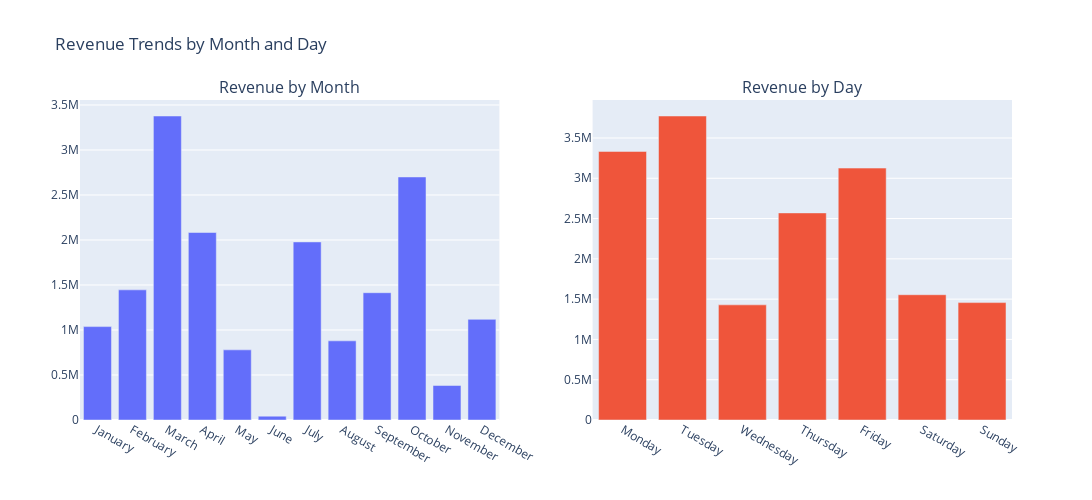

This figure's notebook cell:
### Markdown cell above
**B. Seasonal variations and peak periods**

### Code cell
# --- Monthly Revenue ---
month_rev = df.groupby(df['Date'].dt.month_name())["Total Revenue"].sum()
month_order = ["January","February","March","April","May","June","July","August","September","October","November","December"] # ordrer of months
month_rev = month_rev.reindex(month_order).dropna()

# --- Weekday Revenue ---
week_day = df.groupby(df['Date'].dt.day_name())['Total Revenue'].sum()
days_order = ["Monday","Tuesday","Wednesday","Thursday","Friday","Saturday","Sunday"] # order of days
week_day = week_day.reindex(days_order)

# --- Create Subplots ---
fig = make_subplots(
    rows=1, cols=2,
    subplot_titles=("Revenue by Month", "Revenue by Day")
)

# Add Monthly Revenue
fig = fig.add_trace(
    go.Bar(x=month_rev.index, y=month_rev.values, name="Monthly Revenue"),
    row=1, col=1
)

# Add Weekday Revenue
fig = fig.add_trace(
    go.Bar(x=week_day.index, y=week_day.values, name="Weekday Revenue"),
    row=1, col=2
)

# Layout
fig = fig.update_layout(
    height=500, width=1200,
    title_text="Revenue Trends by Month and Day",
    showlegend=False
)

fig.show()

### Figure 1 — Plotly figure (JSON) as saved in the notebook; plotly's stock layout.template omitted (floating-point values rounded to 4 significant figures)
{"data": [{"name": "Monthly Revenue", "type": "bar", "x": ["January", "February", "March", "April", "May", "June", "July", "August", "September", "October", "November", "December"], "xaxis": "x", "y": [1038000.0, 1446000.0, 3378000.0, 2083000.0, 779300.0, 42600.0, 1979000.0, 879600.0, 1414000.0, 2701000.0, 383500.0, 1118000.0], "yaxis": "y"}, {"name": "Weekday Revenue", "type": "bar", "x": ["Monday", "Tuesday", "Wednesday", "Thursday", "Friday", "Saturday", "Sunday"], "xaxis": "x2", "y": [3333000.0, 3773000.0, 1429000.0, 2570000.0, 3126000.0, 1555000.0, 1457000.0], "yaxis": "y2"}], "layout": {"annotations": [{"font": {"size": 16}, "showarrow": false, "text": "Revenue by Month", "x": 0.225, "xanchor": "center", "xref": "paper", "y": 1, "yanchor": "bottom", "yref": "paper"}, {"font": {"size": 16}, "showarrow": false, "text": "Revenue by Day", "x": 0.775, "xanchor": "center", "xref": "paper", "y": 1, "yanchor": "bottom", "yref": "paper"}], "height": 500, "showlegend": false, "title": {"text": "Revenue Trends by Month and Day"}, "width": 1200, "xaxis": {"anchor": "y", "domain": [0, 0.45]}, "xaxis2": {"anchor": "y2", "domain": [0.55, 1]}, "yaxis": {"anchor": "x", "domain": [0, 1]}, "yaxis2": {"anchor": "x2", "domain": [0, 1]}}}
